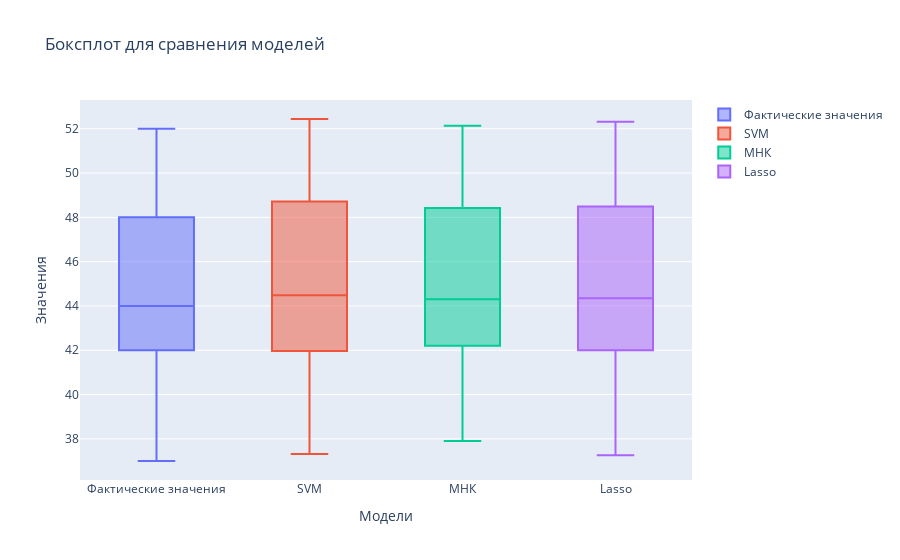

Notebook code cell kept with this figure:
### Markdown cell above
Laba 7

### Code cell
import plotly.graph_objects as go
import pandas as pd

data = pd.DataFrame({'Фактические значения': y_test, 'SVM': y_test_pred_svm, 'МНК': y_test_pred_mnk, 'Lasso': y_test_pred_lasso})

# Создание боксплотов
fig = go.Figure()

# Добавление боксплотов для каждой модели
for column in data.columns:
    fig.add_trace(go.Box(y=data[column], name=column))

# Настройка внешнего вида боксплота
fig.update_layout(
    title="Боксплот для сравнения моделей",
    xaxis_title="Модели",
    yaxis_title="Значения"
)

# Отображение боксплота
fig.show()

### Figure 1 — Plotly figure (JSON) as saved in the notebook; plotly's stock layout.template omitted (floating-point values rounded to 4 significant figures)
{"data": [{"name": "Фактические значения", "type": "box", "y": [42, 42, 43, 41, 42, 41, 40, 41, 39, 37, 37, 38, 39, 41, 40, 39, 42, 43, 43, 43, 42, 43, 43, 44, 44, 44, 46, 47, 48, 47, 48, 47, 47, 48, 48, 49, 48, 48, 48, 50, 49, 50, 50, 51, 51, 52, 50, 50, 51, 51]}, {"name": "SVM", "type": "box", "y": [42.87, 41.97, 42.18, 43.12, 41.3, 42.02, 40.91, 39.8, 40.54, 38.72, 37.32, 37.53, 38.67, 39.59, 41.43, 40.32, 39.41, 42.38, 43.3, 43.51, 43.32, 42.41, 43.55, 43.56, 44.48, 44.49, 44.5, 46.15, 47.07, 48.19, 47.29, 48.41, 47.52, 47.74, 48.66, 48.67, 49.59, 48.9, 48.71, 48.72, 50.75, 49.65, 50.38, 50.18, 51.1, 51.32, 52.44, 50.64, 50.65, 51.57]}, {"name": "МНК", "type": "box", "y": [43.1, 42.21, 42.23, 43.14, 41.37, 42.24, 41.41, 40.63, 41.71, 39.93, 37.93, 37.9, 38.83, 39.7, 41.46, 40.55, 39.68, 42.37, 43.27, 43.37, 43.28, 42.4, 43.4, 43.41, 44.3, 44.31, 44.31, 46.03, 46.94, 47.95, 47.05, 48.12, 47.23, 47.47, 48.38, 48.39, 49.3, 48.72, 48.42, 48.42, 50.55, 49.34, 50.03, 49.87, 50.8, 50.97, 52.13, 50.3, 50.31, 51.23]}, {"name": "Lasso", "type": "box", "y": [42.94, 42.0, 42.13, 43.09, 41.22, 42.04, 40.98, 39.92, 40.76, 38.88, 37.26, 37.39, 38.47, 39.42, 41.31, 40.25, 39.31, 42.28, 43.23, 43.36, 43.24, 42.31, 43.39, 43.4, 44.35, 44.35, 44.36, 46.14, 47.09, 48.16, 47.22, 48.29, 47.37, 47.5, 48.45, 48.45, 49.4, 48.6, 48.48, 48.49, 50.5, 49.45, 50.28, 50.17, 51.11, 51.24, 52.32, 50.45, 50.46, 51.4]}], "layout": {"title": {"text": "Боксплот для сравнения моделей"}, "xaxis": {"title": {"text": "Модели"}}, "yaxis": {"title": {"text": "Значения"}}}}
